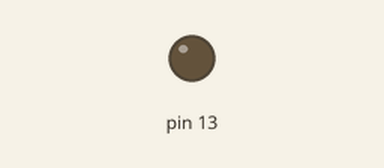
A sketch run on a simulated Arduino Uno, built with avr-gcc and run on an emulated ATmega328P. Shown: output pins drawn as LEDs (lit = HIGH). What the sketch prints to the serial monitor is not drawn.

Above: at 0.1 s.
At 32.4 s:
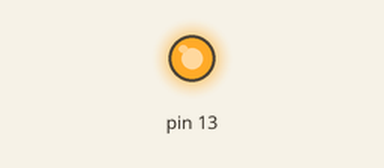
At 38.84 s:
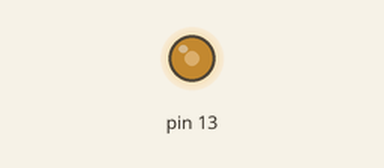
Timing chart, 0 to 40.0 s (numbered marks = the images above):
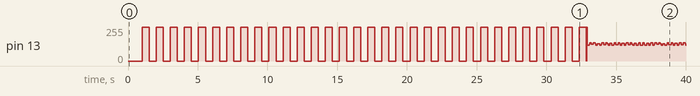

The sketch:

millis_blink_print.ino
```cpp
int cnt, m;

void setup() {
  Serial.begin(9600);
  pinMode(13, OUTPUT);
}

void loop() {
  Serial.println("Arduino");
  if (millis() - m >= 500) {
    m = millis();
    if (cnt) {
      digitalWrite(13, HIGH);
      cnt = 0;
    } else {
      digitalWrite(13, LOW);
      cnt = 1;
    }
  }
}
```

Measured:
- by itself, pin 13: 0/255 → 255/255 at 1.0 s, → 0/255 0.51 s later, → 255/255 0.51 s later, → 0/255 0.51 s later, … (133 changes in this stretch)
